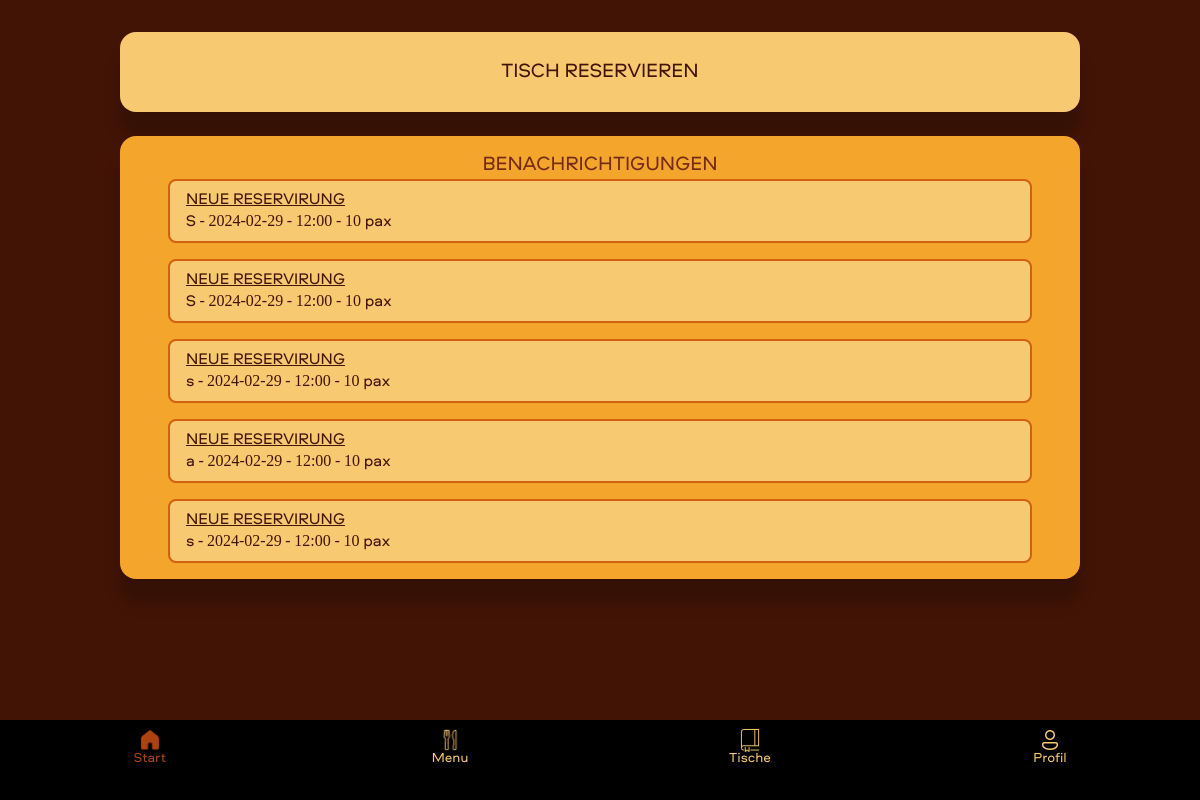
Before: / (signed in) with the older database file.
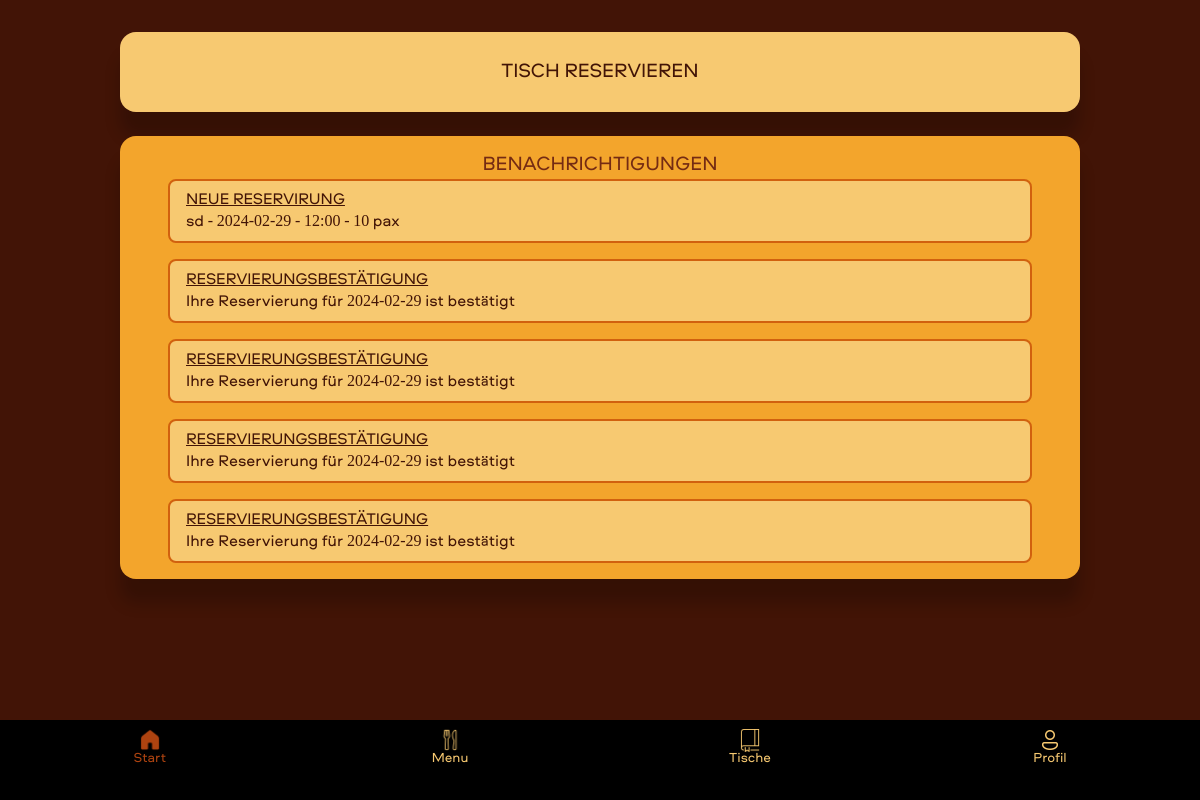
After: the same page with the newer database file.
### reservation_app/models.py (models this page shows, shortened)
class Notification(models.Model):
    user = models.ForeignKey(settings.AUTH_USER_MODEL, on_delete=models.CASCADE)
    title = models.TextField(default='')
    message = models.TextField(default='')
    timestamp = models.DateTimeField(auto_now_add=True)
    is_read = models.BooleanField(default=False)

### reservation_app/views.py (the view)
# urls.py: path('',views.home,name='home'),
def home(request):
    if request.user.is_authenticated:
        notifications = Notification.objects.filter(user=request.user, is_read=False)
        return render(request,"home.html",{'notifications': notifications})
    else:
        return render(request,"home.html",{'notifications': []})

### reservation_app/templates/home.html (shortened to what this page needs)
{% extends 'base.html' %}
{% block content %}
<br>
<div class="tables-container">
<div class="button-container">
    <a href="{% url 'create_book' %}">
        <button class="std_button">Tisch reservieren</button>
    </a>
</div>
{% if user.is_authenticated %}
<div class="notifications">
    <div class="title-text">
        <div class="title">Benachrichtigungen</div>
      </div>
{% if notifications %}
    <ul>
        {% for notification in notifications %}
        {% if notification.is_read == False %}
        <a href="{% url 'user_orders' %}?method=Show_Table&notification_id={{ notification.id }}">
            <button class="notification">
                <div class="title_not">
                {{ notification.title }}
            </div>
            <div class="message">
                {{ notification.message }}
            </div>
        </button></a>
        {% endif %}
        {% endfor %}
    </ul>
{% else %}
<div class="title-text">
    <div class="title" style="font-size: 2vh;padding-bottom: 2vh;">Sie haben keine Benachrichtigungen</div>
  </div>
{% endif %}
{% endif %}
</div>
</div>
</div>
 {% load static %}
      <a href="{% url 'home' %}">
        <button class="tabbar home">
            <img src="{% static 'icons/home_active.png' %}">
            <br>
            Start
        </button>
    </a>
    <a href="{% url 'menu' %}">
        <button class="tabbar menu">
            <img src="{% static 'icons/menu.png' %}" >
            <br>
            Menu
        </button>
    </a>
    <a href="{% url 'user_orders' %}">
        <button class="tabbar mybook">
            <img src="{% static 'icons/tables.png' %}">
            <br>
            Tische
        </button>
    </a>
    {% if user.is_authenticated %}
    <a href="{% url 'account' %}">
        <button class="tabbar login_user">
            <img src="{% static 'icons/account.png' %}">
            <br>
            Profil
        </button>
    </a>
    {% endif %}
{% endblock %}

### reservation_app/templates/base.html (shortened to what this page needs)
<!DOCTYPE html>
<html>
<head>
    {% load static %}
</head>
<body>
    <div class="content">
        {% block content %}{% endblock %}
</body>
</html>

### reservation_app/templates/home.html (style rules this page uses)
.home { color:var(--active_button) }

Changed rows visible on the page:
removed Notification: title "NEUE RESERVIRUNG", message "S - 2024-02-29 - 12:00 - 10 pax"
removed Notification: title "NEUE RESERVIRUNG", message "S - 2024-02-29 - 12:00 - 10 pax"
removed Notification: title "NEUE RESERVIRUNG", message "s - 2024-02-29 - 12:00 - 10 pax"
removed Notification: title "NEUE RESERVIRUNG", message "a - 2024-02-29 - 12:00 - 10 pax"
removed Notification: title "NEUE RESERVIRUNG", message "s - 2024-02-29 - 12:00 - 10 pax"
added Notification: title "NEUE RESERVIRUNG", message "sd - 2024-02-29 - 12:00 - 10 pax"
added Notification: title "RESERVIERUNGSBESTÄTIGUNG", message "Ihre Reservierung für 2024-02-29 ist bestätigt"
added Notification: title "RESERVIERUNGSBESTÄTIGUNG", message "Ihre Reservierung für 2024-02-29 ist bestätigt"
added Notification: title "RESERVIERUNGSBESTÄTIGUNG", message "Ihre Reservierung für 2024-02-29 ist bestätigt"
added Notification: title "RESERVIERUNGSBESTÄTIGUNG", message "Ihre Reservierung für 2024-02-29 ist bestätigt"
